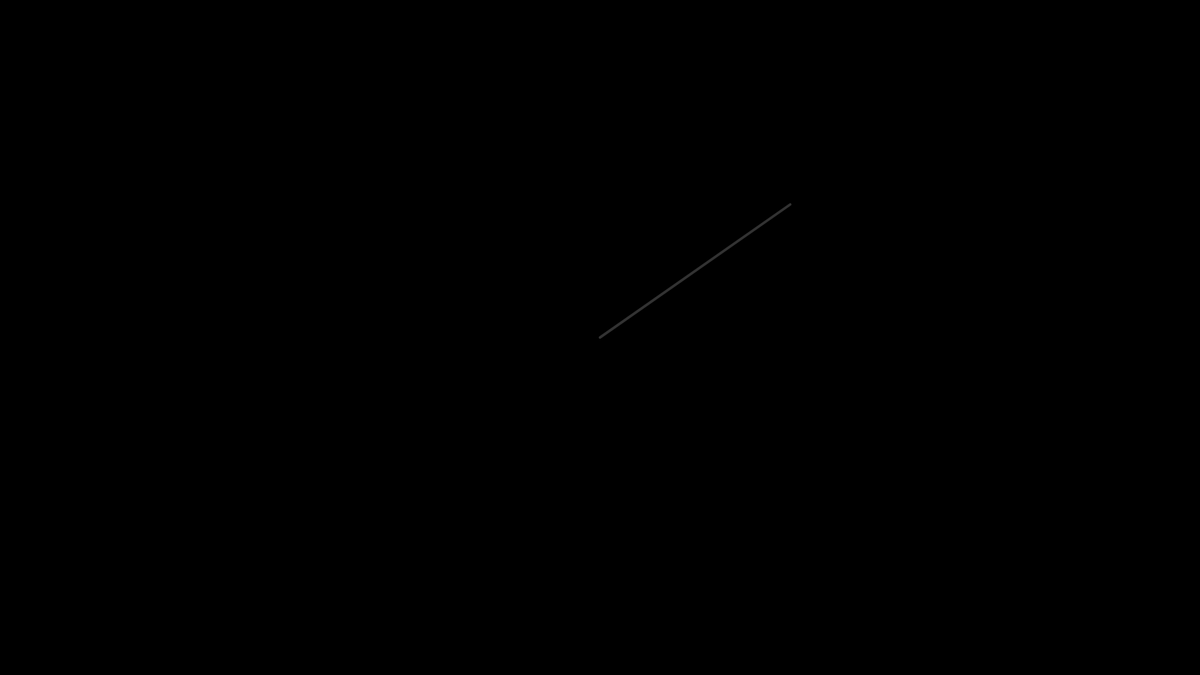
Frame 1 (no input)
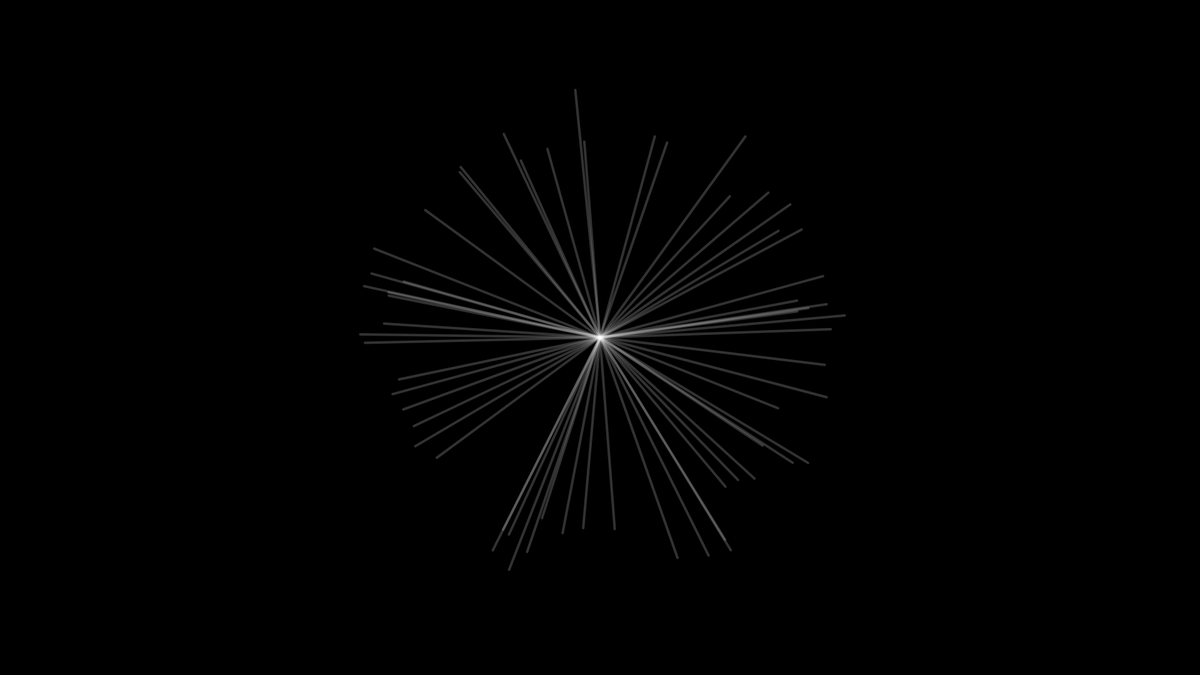
Frame 60 (no input)
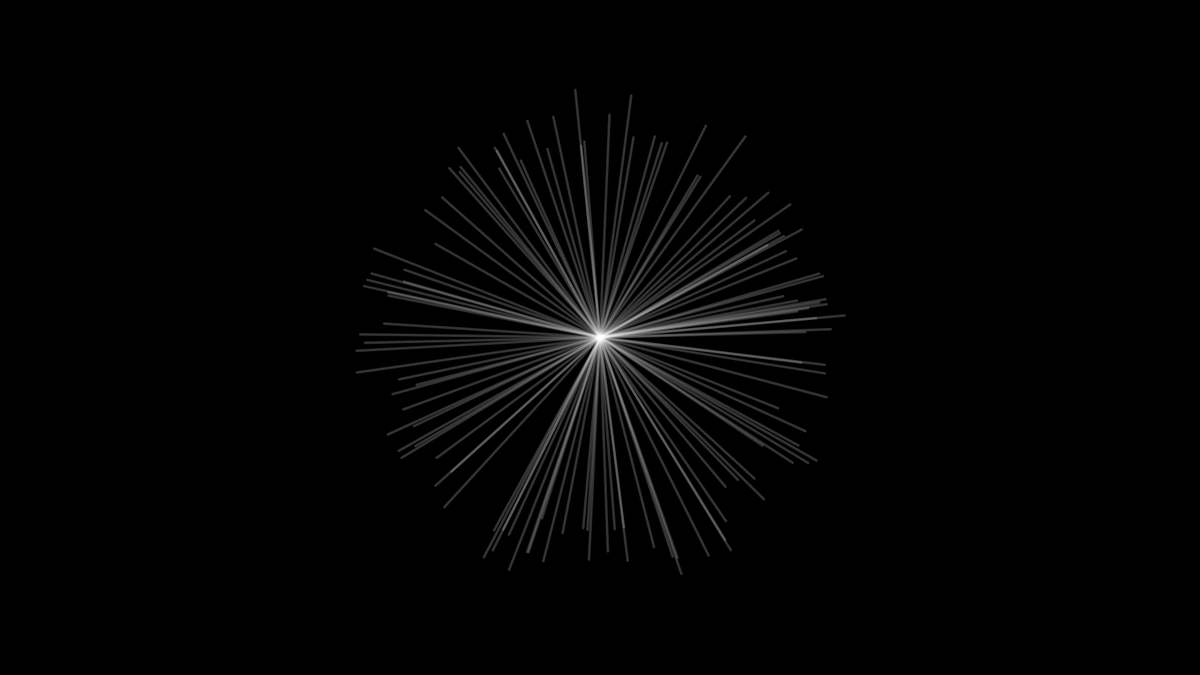
Frame 120 (the mouse pressed at the canvas centre since frame 60)

The p5.js sketch that drew these frames (run headless with seeded random() and noise() and a simulated clock; from frame 60 on, the mouse is pressed at the canvas centre):

// p5.js sketch
// ── sketch.js
function setup() {
  createCanvas(1920, 1080);
  background(0);
}

function draw() {
  translate(width / 2, height / 2);
  v = p5.Vector.random2D();
  v.mult(random(300, 400));

  strokeWeight(4);
  stroke(255,50);
  line(0, 0, v.x, v.y);
}
